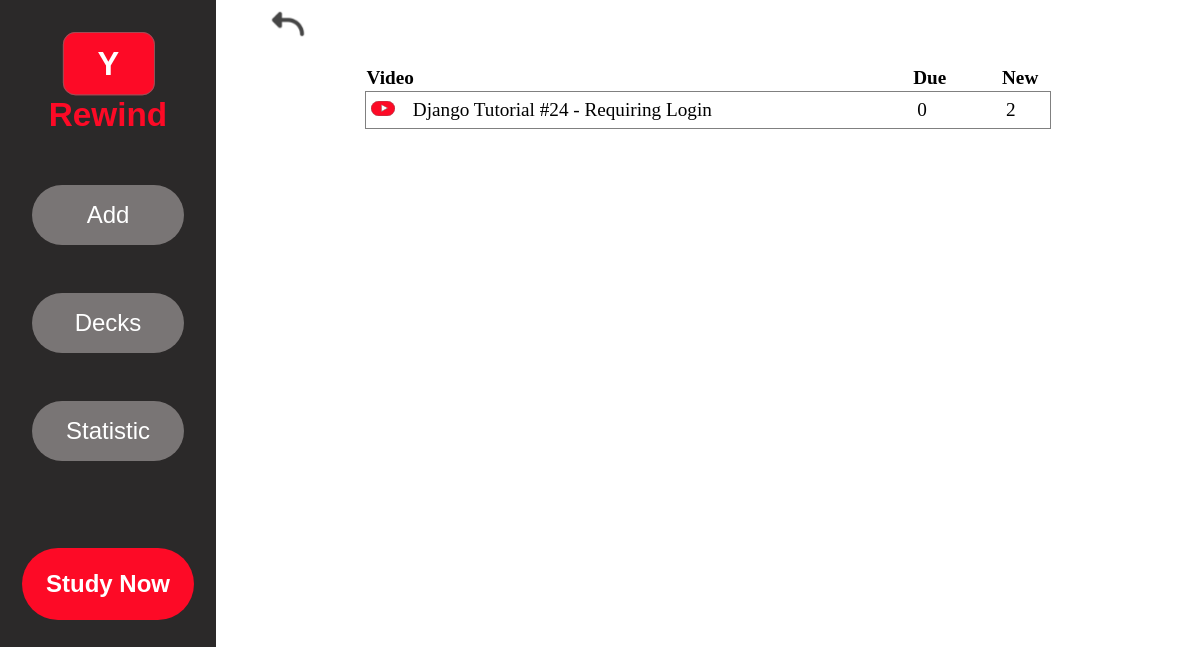
Page /home/1/ (signed in) on the earlier database version.
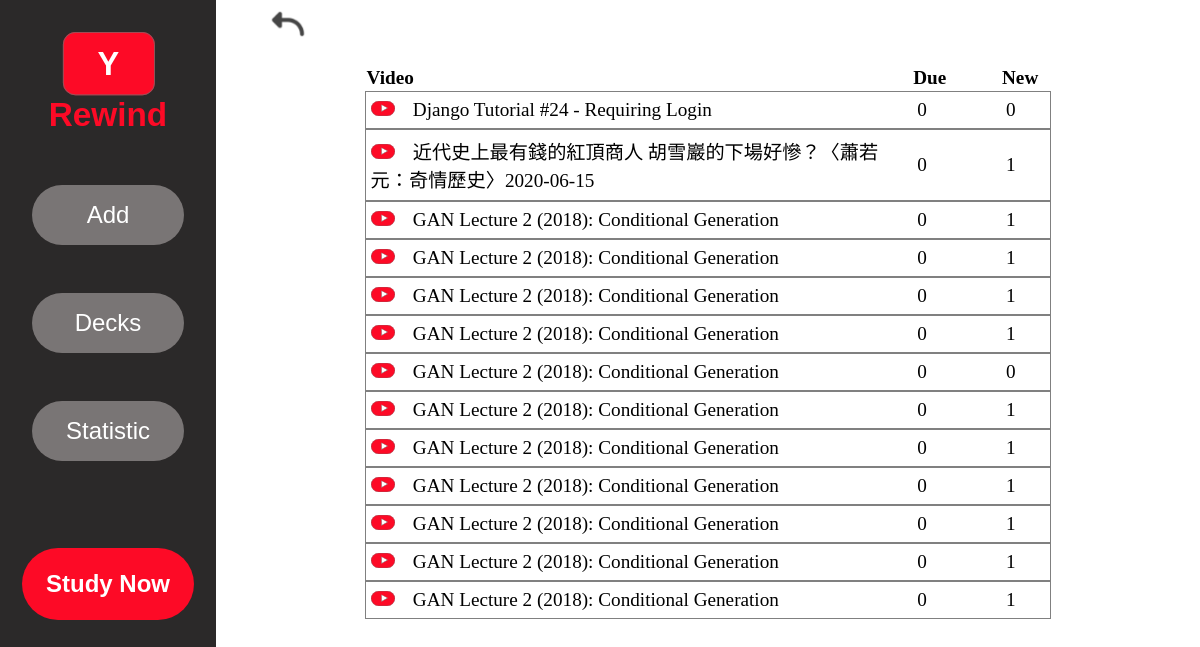
Same page on the later database version.
### main/models.py (models this page shows, shortened)
class Youtube(models.Model):
	youtube_link = models.URLField()
	youtube_title = models.CharField(max_length=150)

### main/views.py (the view)
# urls.py: path('home/<int:pk>/', views.deck, name='deck'),
@login_required(login_url="/signin/")
def deck(request, pk):
	mydeck = Deck.objects.get(pk=pk)
	youtube_videos = mydeck.get_youtube_videos()
	return render(request, 'main/deck.html', {'context': youtube_videos, 'pk':pk})

### main/models.py (called while the page is built)
	def get_youtube_videos(self):
		card_list = self.card_set.all()
		youtube_id_set = set()
		for card in card_list:
			youtube_id_set.add(card.youtube.id)
		youtube_list = Youtube.objects.filter(pk__in=list(youtube_id_set))
		videos = []
		for youtube in youtube_list:
			card_list_by_youtube = youtube.card_set.all()
			(review, learning, new) = Card.card_list_state_count(card_list_by_youtube)
			videos.append([youtube, review + learning, new])
		return videos

	def card_list_state_count(card_list):
		count = [0, 0, 0] # REWVIEW, LEARNING, NEW
		for card in card_list:
			if card.state == NEW:
				count[2] += 1
			elif card.state == LEARNING:
				count[1] += 1
			elif card.state == REVIEW:
				count[0] += 1
		return count

### main/templates/main/deck.html (shortened to what this page needs)
<!DOCTYPE html>
<html>
    <head>
        {% load static %}
        <link rel="stylesheet" type="text/css" href="{% static 'main/deck.css' %}">
    </head>
    <body>
        <aside>
            <div class="logo_div">
                {% if user.is_authenticated %}
                    <a href="{% url 'main:home' %}"><img class="logo" src="{% static 'main/images/Big_icon.svg' %}" alt="Rewind Logo"></a>
                {% else %}
                    <a href="{% url 'main:index' %}"><img class="logo" src="{% static 'main/images/Big_icon.svg' %}" alt="Rewind Logo"></a>
                {% endif %}
            </div>
            <div class="aside_btn">
                <ul>
                    <li><a href="{% url 'main:addcard' %}"><button>Add</button></a></li>
                    <li><a href="{% url 'main:home' %}"><button>Decks</button></a></li>
                    <li><button>Statistic</button></li>
                </ul>
            </div>
            <div class="study_now_btn">
                <a href="/review/deck/{{ pk }}/"><button  type="button" name="study now">Study Now</button></a>
            </div>
        </aside>
        <header>
            <a href="{% url 'main:home' %}"class="back"><img src="{% static 'main/images/back.svg' %}" alt="back to previous"></a>
        </header>
        <main>
            <div class="decks_table">
                <table align="center">
                    <thead>
                        <tr>
                            <th>Video</th>
                            <th>Due</th>
                            <th>New</th>
                        </tr>
                    </thead>
                    <tbody>
                        {% for item in context %}
                            <tr>
                                <td><a href="{% url 'main:index' %}video/{{ item.0.id }}">
                                    <span><img src="{% static 'main/images/video_icon.svg' %}" alt="card icon"></span>
                                    {{ item.0.youtube_title }}</a></td>
                                <td>{{ item.1 }}</td>
                                <td>{{ item.2 }}</td>
                            </tr>
                        {% endfor %}
                    </tbody>
                </table>
            </div>
        </main>
    </body>
</html>

### main/static/main/deck.css (style rules this page uses)
body, html { height: 100vh; }
body { margin: 0; display: grid; grid-template-columns: 18% auto; grid-template-rows: 8% auto; grid-template-areas: "sidebar header" "sidebar main"; }
.logo_div { text-align: center; }
.logo { width: 120px; padding-top: 2em; text-align: center; }
aside { grid-area: sidebar; background-color: #2B2929; position: relative; }
header { grid-area: header; }
.back { background: None; border: 0; margin-left: 3em; margin-top: 1em; }
.back img { width: 3em; }
main { grid-area: main; position: relative; }
.aside_btn ul { list-style-type: none; margin-top: 2.5em; text-align: center; padding: 0; margin: 0; }
.aside_btn li button { background-color: #797575; border: 0px; color: white; border-radius: 2em; width: 70%; height: 2.5em; font-size: 1.5em; margin-top: 2em; }
.study_now_btn { text-align: center; }
.study_now_btn button { background-color: #FD0A26; color: #FFFFFF; border-radius: 2em; width: 80%; height: 3em; border: 0px; font-size: 1.5em; font-weight: bold; padding: 0; margin-top: 40%; }
table { border-collapse: separate; font-size: 1.2em; width: 70%; }
table tbody tr { outline: 1px solid grey; }
table thead tr { text-align: left; }
table td { padding: 7px 5px; }
table td:nth-child(1) { width: 80%; }
table td:nth-child(2) { width: 4em; }
table img { width: 1.25em; margin-right: 0.7em; }
a:link { text-decoration: none; color: inherit; }

Differences in the rows shown:
computed for Youtube "Django Tutorial #24 - Requiring Login": item "2" → "0"
added Youtube: youtube_title "近代史上最有錢的紅頂商人 胡雪巖的下場好慘？〈蕭若元：奇情歷史〉2020-06-15", item "0", item "1"
added Youtube: youtube_title "GAN Lecture 2 (2018): Conditional Generation", item "0", item "1"
added Youtube: youtube_title "GAN Lecture 2 (2018): Conditional Generation", item "0", item "1"
added Youtube: youtube_title "GAN Lecture 2 (2018): Conditional Generation", item "0", item "1"
added Youtube: youtube_title "GAN Lecture 2 (2018): Conditional Generation", item "0", item "1"
added Youtube: youtube_title "GAN Lecture 2 (2018): Conditional Generation", item "0"
added Youtube: youtube_title "GAN Lecture 2 (2018): Conditional Generation", item "0", item "1"
added Youtube: youtube_title "GAN Lecture 2 (2018): Conditional Generation", item "0", item "1"
added Youtube: youtube_title "GAN Lecture 2 (2018): Conditional Generation", item "0", item "1"
added Youtube: youtube_title "GAN Lecture 2 (2018): Conditional Generation", item "0", item "1"
added Youtube: youtube_title "GAN Lecture 2 (2018): Conditional Generation", item "0", item "1"
added Youtube: youtube_title "GAN Lecture 2 (2018): Conditional Generation", item "0", item "1"
